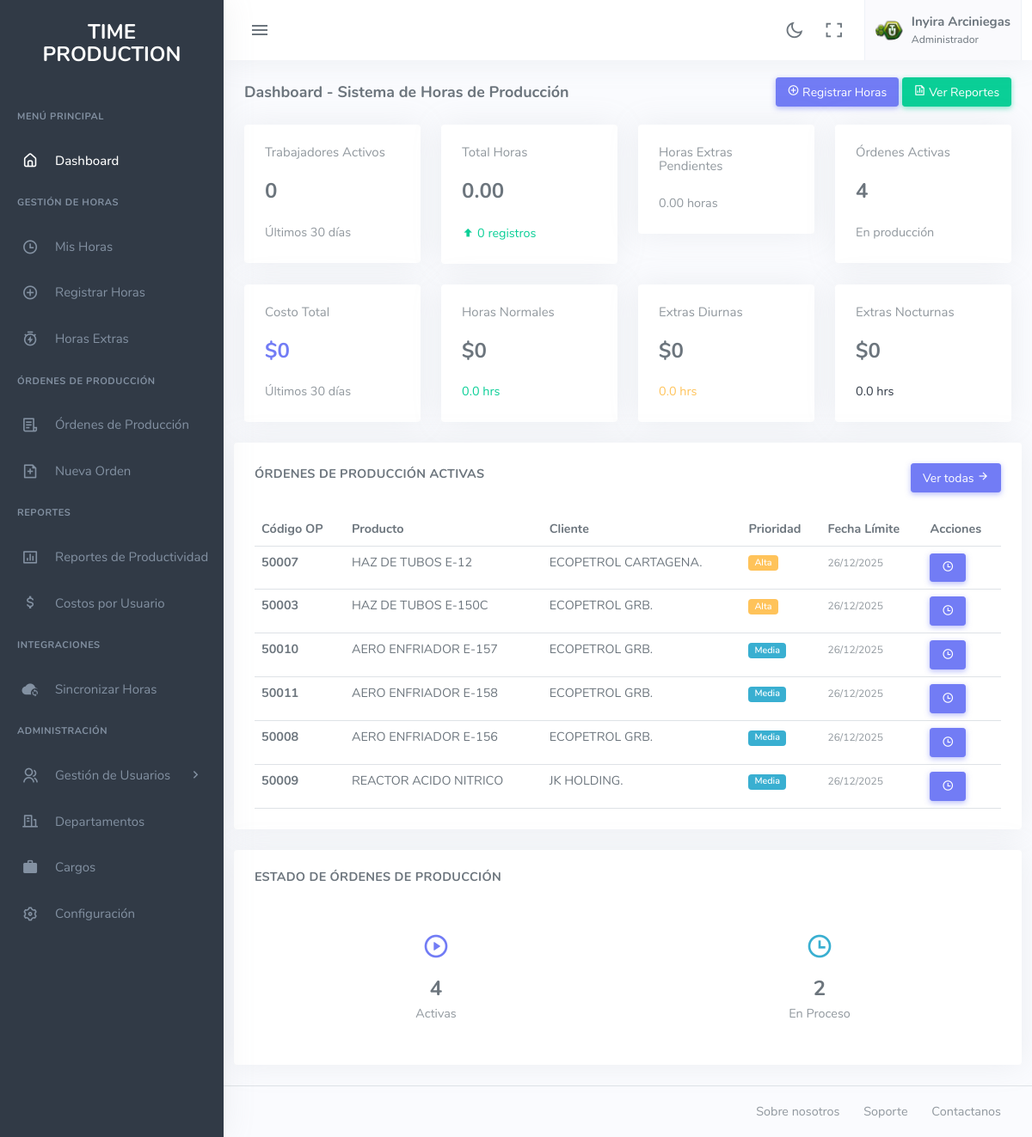
/index.php (signed in), run on the app's committed database.
### tables this page shows
CREATE TABLE IF NOT EXISTS ordenes_produccion (
    id INT PRIMARY KEY AUTO_INCREMENT,
    codigo_op VARCHAR(50) NOT NULL UNIQUE,
    nombre_producto VARCHAR(150) NOT NULL,
    descripcion TEXT,
    cliente VARCHAR(100),
    cantidad_objetivo INT DEFAULT 0,
    unidad_medida VARCHAR(20) DEFAULT 'unidades',
    fecha_inicio DATE NOT NULL,
    fecha_fin_estimada DATE,
    fecha_fin_real DATE NULL,
    estado ENUM('activa', 'en_proceso', 'completada', 'cancelada') DEFAULT 'activa',
    prioridad ENUM('baja', 'media', 'alta', 'urgente') DEFAULT 'media',
    created_at TIMESTAMP DEFAULT CURRENT_TIMESTAMP,
    updated_at TIMESTAMP DEFAULT CURRENT_TIMESTAMP ON UPDATE CURRENT_TIMESTAMP,
    INDEX idx_codigo (codigo_op),
    INDEX idx_estado (estado),
    INDEX idx_fecha_inicio (fecha_inicio)
);

### index.php (the view, shortened to what the rows shown need)
<?php
require_once 'includes/Class-ordenes-produccion.php';
$OrdenProduccion_class = new OrdenProduccion();
$ordenes_activas = $OrdenProduccion_class->obtenerOrdenesActivas();
?>
<!DOCTYPE html>
<html lang="es">
<head>
    <link rel="stylesheet" href="assets/vendor/daterangepicker/daterangepicker.css" />
    <link rel="stylesheet" href="assets/vendor/admin-resources/jquery.vectormap/jquery-jvectormap-1.2.2.css" />
    <link href="assets/css/app-saas.min.css" rel="stylesheet" type="text/css" id="app-style" />
    <link href="assets/css/icons.min.css" rel="stylesheet" type="text/css" />
</head>
<body>
    <div class="wrapper">
        <div class="content-page">
            <div class="content">
                    <div class="row">
                        <div class="col-12">
                            <div class="card">
                                <div class="card-body">
                                    <?php if (count($ordenes_activas) > 0): ?>
                                    <div class="table-responsive">
                                        <table class="table table-hover table-sm mb-0">
                                            <thead>
                                                <tr>
                                                    <th>Código OP</th>
                                                    <th>Producto</th>
                                                    <th>Cliente</th>
                                                    <th>Prioridad</th>
                                                    <th>Fecha Límite</th>
                                                    <th>Acciones</th>
                                                </tr>
                                            </thead>
                                            <tbody>
                                                <?php
                                                foreach ($ordenes_activas as $orden):
                                                ?>
                                                <tr>
                                                    <td><strong><?php echo htmlspecialchars($orden['codigo_op']); ?></strong></td>
                                                    <td><?php echo htmlspecialchars($orden['nombre_producto']); ?></td>
                                                    <td><?php echo htmlspecialchars($orden['cliente']); ?></td>
                                                    <td>
                                                        <?php
                                                        $prioridad_class = match($orden['prioridad']) {
                                                            'urgente' => 'danger',
                                                            'alta' => 'warning',
                                                            'media' => 'info',
                                                            'baja' => 'secondary',
                                                            default => 'secondary'
                                                        };
                                                        ?>
                                                        <span class="badge bg-<?php echo $prioridad_class; ?>">
                                                            <?php echo ucfirst($orden['prioridad']); ?>
                                                        </span>
                                                    </td>
                                                    <td>
                                                        <small class="text-muted">
                                                            <?php echo date('d/m/Y', strtotime($orden['fecha_fin_estimada'] ?? 'now')); ?>
                                                        </small>
                                                    </td>
                                                    <td>
                                                        <a href="registrar-horas.php?orden=<?php echo $orden['id']; ?>"
                                                           class="btn btn-sm btn-primary" title="Registrar horas">
                                                            <i class="ri-time-line"></i>
                                                        </a>
                                                    </td>
                                                </tr>
                                                <?php endforeach; ?>
                                            </tbody>
                                        </table>
                                    </div>
                                    <?php endif; ?>
                                </div>
                            </div>
                        </div>
                    </div>
                </div>
            </div>
        </div>
</body>
</html>

### data on the page
ordenes_produccion: codigo_op "50007", nombre_producto "HAZ DE TUBOS E-12", cliente "ECOPETROL CARTAGENA.", prioridad "Alta", fecha_fin_estimada "26/12/2025"
ordenes_produccion: codigo_op "50003", nombre_producto "HAZ DE TUBOS E-150C", cliente "ECOPETROL GRB.", prioridad "Alta", fecha_fin_estimada "26/12/2025"
ordenes_produccion: codigo_op "50010", nombre_producto "AERO ENFRIADOR E-157", cliente "ECOPETROL GRB.", prioridad "Media", fecha_fin_estimada "26/12/2025"
ordenes_produccion: codigo_op "50011", nombre_producto "AERO ENFRIADOR E-158", cliente "ECOPETROL GRB.", prioridad "Media", fecha_fin_estimada "26/12/2025"
ordenes_produccion: codigo_op "50008", nombre_producto "AERO ENFRIADOR E-156", cliente "ECOPETROL GRB.", prioridad "Media", fecha_fin_estimada "26/12/2025"
ordenes_produccion: codigo_op "50009", nombre_producto "REACTOR ACIDO NITRICO", cliente "JK HOLDING.", prioridad "Media", fecha_fin_estimada "26/12/2025"

### other printed values
$_SESSION['user_nombre'] "Inyira Arciniegas"
$_SESSION['user_rol'] "Administrador"
$estadisticas_generales['total_usuarios'] "0"
$estadisticas_generales['total_horas'] "0.00"
$estadisticas_generales['total_registros'] "0"
$estadisticas_horas_extras['total_horas_pendientes'] "0.00"
count($ordenes) "4"
$costos_resumen['costo_total'] "0"
$costos_resumen['costo_horas_normales'] "0"
$costos_resumen['horas_normales'] "0.0"
$costos_resumen['costo_extras_diurnas'] "0"
$costos_resumen['horas_extras_diurnas'] "0.0"
$costos_resumen['costo_extras_nocturnas'] "0"
$costos_resumen['horas_extras_nocturnas'] "0.0"
$estado['total'] "4"
